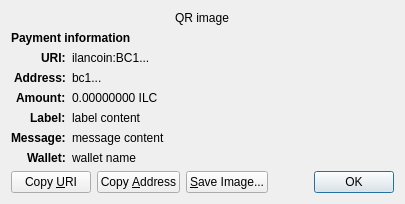
<?xml version="1.0" encoding="UTF-8"?>
<ui version="4.0">
 <class>ReceiveRequestDialog</class>
 <widget class="QDialog" name="ReceiveRequestDialog">
  <property name="geometry">
   <rect>
    <x>0</x>
    <y>0</y>
    <width>413</width>
    <height>229</height>
   </rect>
  </property>
  <property name="windowTitle">
   <string>Request payment to ...</string>
  </property>
  <layout class="QGridLayout" name="gridLayout" columnstretch="0,1">
   <property name="sizeConstraint">
    <enum>QLayout::SetFixedSize</enum>
   </property>
   <item row="0" column="0" colspan="2" alignment="Qt::AlignHCenter">
    <widget class="QRImageWidget" name="qr_code">
     <property name="text">
      <string notr="true">QR image</string>
     </property>
     <property name="textInteractionFlags">
      <set>Qt::NoTextInteraction</set>
     </property>
    </widget>
   </item>
   <item row="1" column="0" colspan="2">
    <widget class="QLabel" name="payment_header">
     <property name="font">
      <font>
       <weight>75</weight>
       <bold>true</bold>
      </font>
     </property>
     <property name="text">
      <string>Payment information</string>
     </property>
     <property name="textInteractionFlags">
      <set>Qt::NoTextInteraction</set>
     </property>
    </widget>
   </item>
   <item row="2" column="0" alignment="Qt::AlignRight|Qt::AlignTop">
    <widget class="QLabel" name="uri_tag">
     <property name="font">
      <font>
       <weight>75</weight>
       <bold>true</bold>
      </font>
     </property>
     <property name="text">
      <string notr="true">URI:</string>
     </property>
     <property name="textFormat">
      <enum>Qt::PlainText</enum>
     </property>
     <property name="textInteractionFlags">
      <set>Qt::NoTextInteraction</set>
     </property>
    </widget>
   </item>
   <item row="2" column="1" alignment="Qt::AlignTop">
    <widget class="QLabel" name="uri_content">
     <property name="text">
      <string notr="true">ilancoin:BC1...</string>
     </property>
     <property name="textFormat">
      <enum>Qt::RichText</enum>
     </property>
     <property name="wordWrap">
      <bool>true</bool>
     </property>
     <property name="textInteractionFlags">
      <set>Qt::TextSelectableByMouse</set>
     </property>
    </widget>
   </item>
   <item row="3" column="0" alignment="Qt::AlignRight|Qt::AlignTop">
    <widget class="QLabel" name="address_tag">
     <property name="font">
      <font>
       <weight>75</weight>
       <bold>true</bold>
      </font>
     </property>
     <property name="text">
      <string>Address:</string>
     </property>
     <property name="textInteractionFlags">
      <set>Qt::NoTextInteraction</set>
     </property>
    </widget>
   </item>
   <item row="3" column="1" alignment="Qt::AlignTop">
    <widget class="QLabel" name="address_content">
     <property name="text">
      <string notr="true">bc1...</string>
     </property>
     <property name="textFormat">
      <enum>Qt::PlainText</enum>
     </property>
     <property name="textInteractionFlags">
      <set>Qt::TextSelectableByMouse</set>
     </property>
    </widget>
   </item>
   <item row="4" column="0" alignment="Qt::AlignRight|Qt::AlignTop">
    <widget class="QLabel" name="amount_tag">
     <property name="font">
      <font>
       <weight>75</weight>
       <bold>true</bold>
      </font>
     </property>
     <property name="text">
      <string>Amount:</string>
     </property>
     <property name="textInteractionFlags">
      <set>Qt::NoTextInteraction</set>
     </property>
    </widget>
   </item>
   <item row="4" column="1" alignment="Qt::AlignTop">
    <widget class="QLabel" name="amount_content">
     <property name="text">
      <string notr="true">0.00000000 ILC</string>
     </property>
     <property name="textFormat">
      <enum>Qt::PlainText</enum>
     </property>
     <property name="textInteractionFlags">
      <set>Qt::TextSelectableByMouse</set>
     </property>
    </widget>
   </item>
   <item row="5" column="0" alignment="Qt::AlignRight|Qt::AlignTop">
    <widget class="QLabel" name="label_tag">
     <property name="font">
      <font>
       <weight>75</weight>
       <bold>true</bold>
      </font>
     </property>
     <property name="text">
      <string>Label:</string>
     </property>
     <property name="textInteractionFlags">
      <set>Qt::NoTextInteraction</set>
     </property>
    </widget>
   </item>
   <item row="5" column="1" alignment="Qt::AlignTop">
    <widget class="QLabel" name="label_content">
     <property name="text">
      <string notr="true">label content</string>
     </property>
     <property name="textFormat">
      <enum>Qt::PlainText</enum>
     </property>
     <property name="wordWrap">
      <bool>true</bool>
     </property>
     <property name="textInteractionFlags">
      <set>Qt::TextSelectableByMouse</set>
     </property>
    </widget>
   </item>
   <item row="6" column="0" alignment="Qt::AlignRight|Qt::AlignTop">
    <widget class="QLabel" name="message_tag">
     <property name="font">
      <font>
       <weight>75</weight>
       <bold>true</bold>
      </font>
     </property>
     <property name="text">
      <string>Message:</string>
     </property>
     <property name="textInteractionFlags">
      <set>Qt::NoTextInteraction</set>
     </property>
    </widget>
   </item>
   <item row="6" column="1" alignment="Qt::AlignTop">
    <widget class="QLabel" name="message_content">
     <property name="text">
      <string notr="true">message content</string>
     </property>
     <property name="textFormat">
      <enum>Qt::PlainText</enum>
     </property>
     <property name="wordWrap">
      <bool>true</bool>
     </property>
     <property name="textInteractionFlags">
      <set>Qt::TextSelectableByMouse</set>
     </property>
    </widget>
   </item>
   <item row="7" column="0" alignment="Qt::AlignRight|Qt::AlignTop">
    <widget class="QLabel" name="wallet_tag">
     <property name="font">
      <font>
       <weight>75</weight>
       <bold>true</bold>
      </font>
     </property>
     <property name="text">
      <string>Wallet:</string>
     </property>
     <property name="textInteractionFlags">
      <set>Qt::NoTextInteraction</set>
     </property>
    </widget>
   </item>
   <item row="7" column="1" alignment="Qt::AlignTop">
    <widget class="QLabel" name="wallet_content">
     <property name="text">
      <string notr="true">wallet name</string>
     </property>
     <property name="textFormat">
      <enum>Qt::PlainText</enum>
     </property>
     <property name="wordWrap">
      <bool>true</bool>
     </property>
     <property name="textInteractionFlags">
      <set>Qt::TextSelectableByMouse</set>
     </property>
    </widget>
   </item>
   <item row="8" column="0" colspan="2">
    <layout class="QHBoxLayout" name="horizontalLayout">
     <item>
      <widget class="QPushButton" name="btnCopyURI">
       <property name="text">
        <string>Copy &amp;URI</string>
       </property>
       <property name="autoDefault">
        <bool>false</bool>
       </property>
      </widget>
     </item>
     <item>
      <widget class="QPushButton" name="btnCopyAddress">
       <property name="text">
        <string>Copy &amp;Address</string>
       </property>
       <property name="autoDefault">
        <bool>false</bool>
       </property>
      </widget>
     </item>
     <item>
      <widget class="QPushButton" name="btnSaveAs">
       <property name="text">
        <string>&amp;Save Image...</string>
       </property>
       <property name="autoDefault">
        <bool>false</bool>
       </property>
      </widget>
     </item>
     <item>
      <spacer name="horizontalSpacer_2">
       <property name="orientation">
        <enum>Qt::Horizontal</enum>
       </property>
       <property name="sizeHint" stdset="0">
        <size>
         <width>40</width>
         <height>20</height>
        </size>
       </property>
      </spacer>
     </item>
     <item>
      <widget class="QDialogButtonBox" name="buttonBox">
       <property name="focusPolicy">
        <enum>Qt::StrongFocus</enum>
       </property>
       <property name="standardButtons">
        <set>QDialogButtonBox::Ok</set>
       </property>
      </widget>
     </item>
    </layout>
   </item>
  </layout>
 </widget>
 <customwidgets>
  <customwidget>
   <class>QRImageWidget</class>
   <extends>QLabel</extends>
   <header>qt/qrimagewidget.h</header>
  </customwidget>
 </customwidgets>
 <tabstops>
  <tabstop>buttonBox</tabstop>
  <tabstop>btnCopyURI</tabstop>
  <tabstop>btnCopyAddress</tabstop>
  <tabstop>btnSaveAs</tabstop>
 </tabstops>
 <resources/>
 <connections>
  <connection>
   <sender>buttonBox</sender>
   <signal>accepted()</signal>
   <receiver>ReceiveRequestDialog</receiver>
   <slot>accept()</slot>
   <hints>
    <hint type="sourcelabel">
     <x>135</x>
     <y>230</y>
    </hint>
    <hint type="destinationlabel">
     <x>135</x>
     <y>126</y>
    </hint>
   </hints>
  </connection>
 </connections>
</ui>
